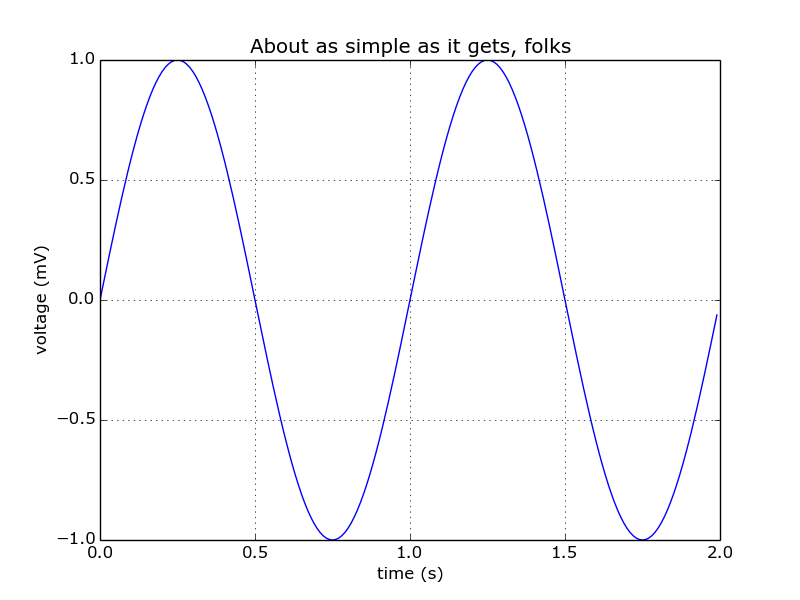

Source code (Python):
import matplotlib.pyplot as plt
plt.close('all')
import numpy as np
from io import StringIO
f = StringIO()

t = np.arange(0.0, 2.0, 0.01)
s = np.sin(2*np.pi*t)
plt.plot(t, s)
plt.xlabel('time (s)')
plt.ylabel('voltage (mV)')
plt.title('About as simple as it gets, folks')
plt.grid(True)
plt.savefig(f, format="svg")

print(f.getvalue())
